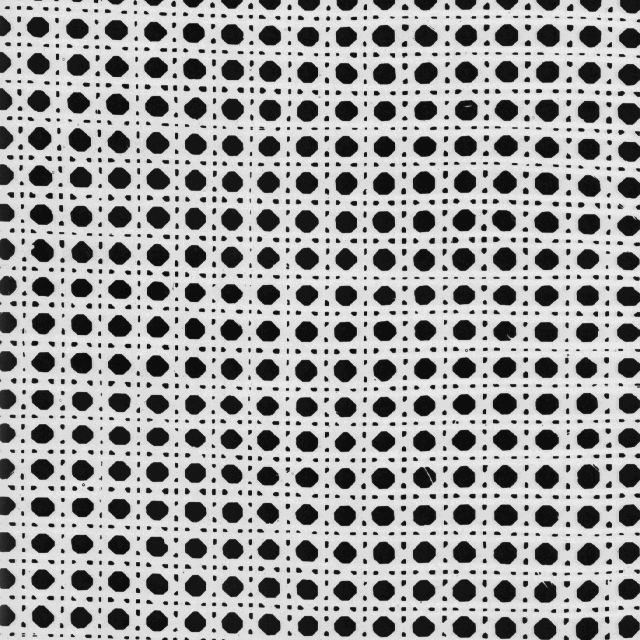
%> input picture material/code/visionbook/15Texture/images/D101.png, 640 x 640 px
$ octave --eval "result = waveletsegdescr(imread('images/D101.png'));"   (GNU Octave 9; MATLAB toolbox functions it lacks are replaced by stand-ins)
%> lines starting %> are read from the running program, lines starting %| are printed output that depends on the picture
function v = waveletsegdescr(im,maxlevel,sigma) ;
% WAVELETSEGDESCR wavelet texture descriptors for segmentation
% CMP   Vision Algorithms http://visionbook.felk.cvut.cz
%
% Usage: v = waveletsegdescr(im,maxlevel,sigma)
% Inputs:
%   im  [m x n]  Input image.
%   maxlevel  (default 3)  The number of multiresolution levels,
%     see waveletdescr.
%   sigma  (default 10)  Standard deviation of the Gaussian
%     filter used for descriptor averaging, in pixels.  Large
%     values result in more reliable classification at the
%     expense of suppressing small details.
% Outputs:
%   v  [k x m x n]  A matrix of feature vectors of length k = 3
%     +1 for each pixel.
% See also: waveletdescr.
%
% Since this function is so similar to waveletdescr, we will
% only comment on the differences here.
%

if nargin<3,
  sigma = 10 ;
end ;

if nargin<2,
  maxlevel = 3 ;
end ;

im = double(im);
[m,n] = size(im);
%> m = 640; n = 640
npix = m*n;
%> npix = 409600

v = zeros( 3*maxlevel+1, m, n ); % an array to store the descriptors

% Prepare the filter h for descriptor averaging.
% Note that h is unitary (has a unit gain).
% The energy in all bands is low-pass filtered by h, with
% symmetric boundary conditions.

h = fspecial( 'gaussian', ceil(3*sigma), sigma );

for i = 1:maxlevel
  l = 2^i;
  if l >= min(m,n),
    error('waveletdescr: image too small for a given number of levels') ;
  end ;
  % filtering in the y direction
  imhy = filterh( im, l );
  imgy = filterg( im, l );
  % filtering in the x direction
  v(3*i-2,:,:) = imfilter( filterg(imgy',l)'.^2, h, 'symmetric' );
  v(3*i-1,:,:) = imfilter( filterh(imgy',l)'.^2, h, 'symmetric' );
  v(3*i,:,:) = imfilter( filterg(imhy',l)'.^2, h, 'symmetric' );
  im = filterh( imhy', l )';
end
%> this loop made 3 passes
%> pass 1, in filterh, `imf = 0.5*[ im ; im(end-1:-1:end-l,:) ] ;`:
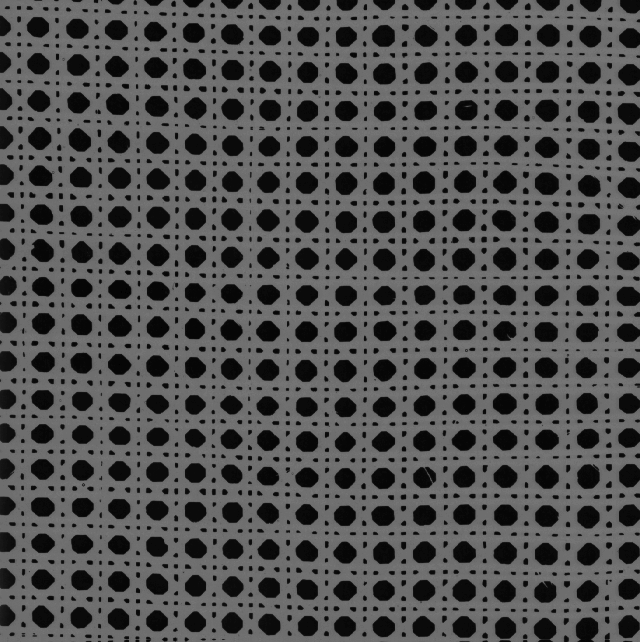
%> imf: size 642x640 double; min 0, max 117, mean 80
%> pass 1, in filterh, `imf = imf(1:end-l,:)+imf(l+1:end,:) ;`:
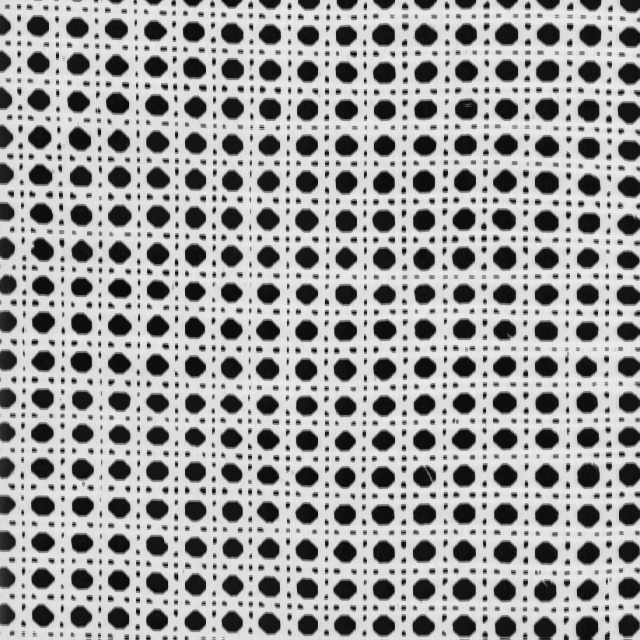
%> imf: size 640x640 double; min 5, max 234, mean 160.1
%> pass 1, in filterg, `imf = imf(l+1:end,:)-imf(1:end-l,:) ;`:
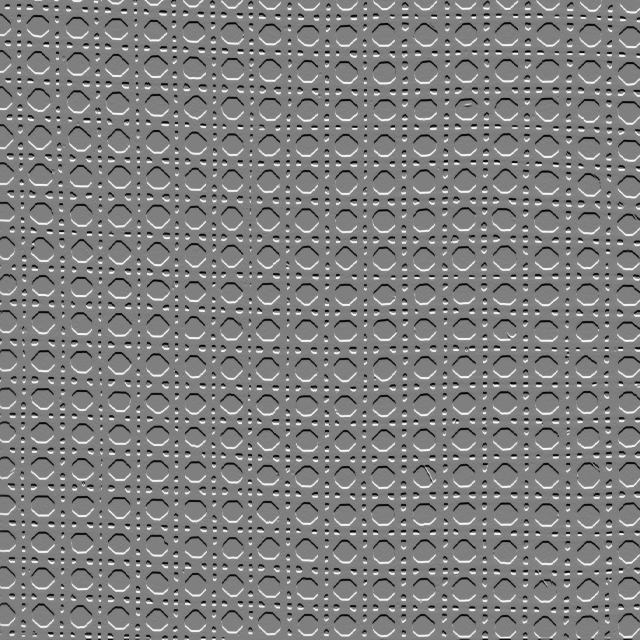
%> imf: size 640x640 double; min -107, max 106.5, mean 0.1; drawn with min black and max white
%> pass 1, in filterg (call 2), `imf = 0.5*[ im ; im(end-1:-1:end-l,:) ] ;`:
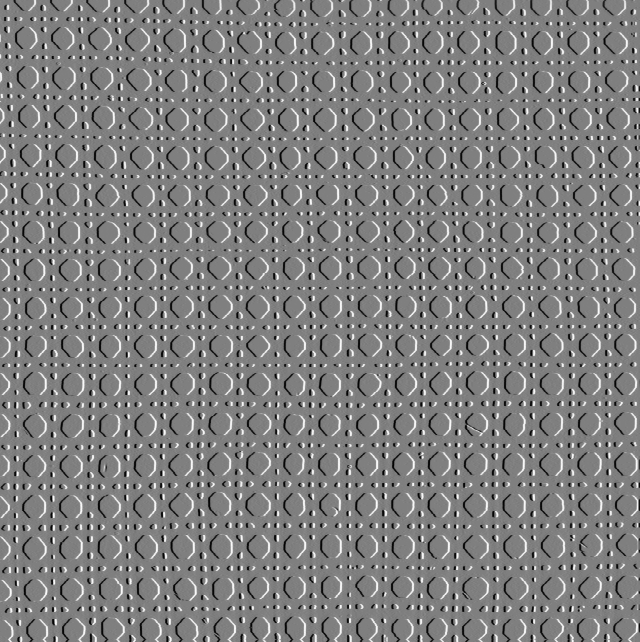
%> imf: size 642x640 double; min -53.5, max 53.25, mean 0.1; drawn with min black and max white

v(end,:,:) = imfilter( im.^2, h, 'symmetric' ); % low-pass band energy

% We have chosen the feature index to be the first index to v
% (instead of the last) even though it is less efficient here
% because it is more appropriate for subsequent processing in
% texturesegmtrain and texturesegm.

function imf = filterh(im,l) ;
  imf = 0.5*[ im ; im(end-1:-1:end-l,:) ] ;
  imf = imf(1:end-l,:)+imf(l+1:end,:) ;

function imf = filterg(im,l) ;
  imf = 0.5*[ im ; im(end-1:-1:end-l,:) ] ;
  imf = imf(l+1:end,:)-imf(1:end-l,:) ;

$ run again, on material/code/visionbook/15Texture/images/D110.png
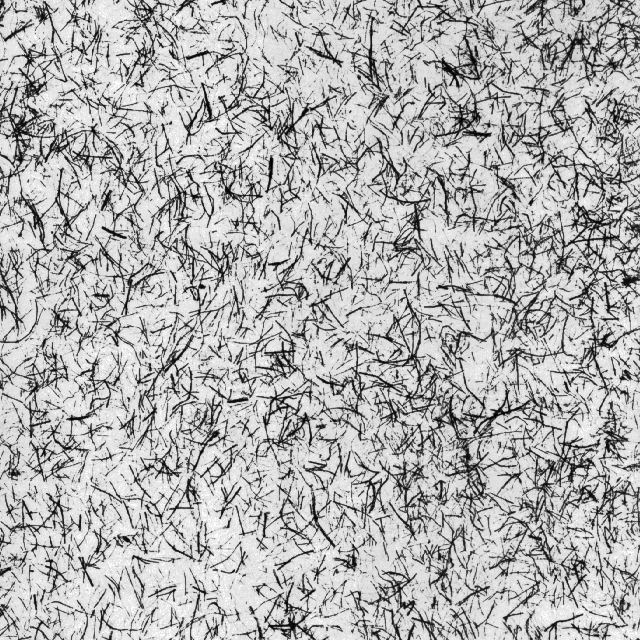
%> input picture material/code/visionbook/15Texture/images/D110.png, 640 x 640 px
%> the loop in waveletsegdescr, `for i = 1:maxlevel` made 3 passes
%> pass 1, in filterg, `imf = imf(l+1:end,:)-imf(1:end-l,:) ;`:
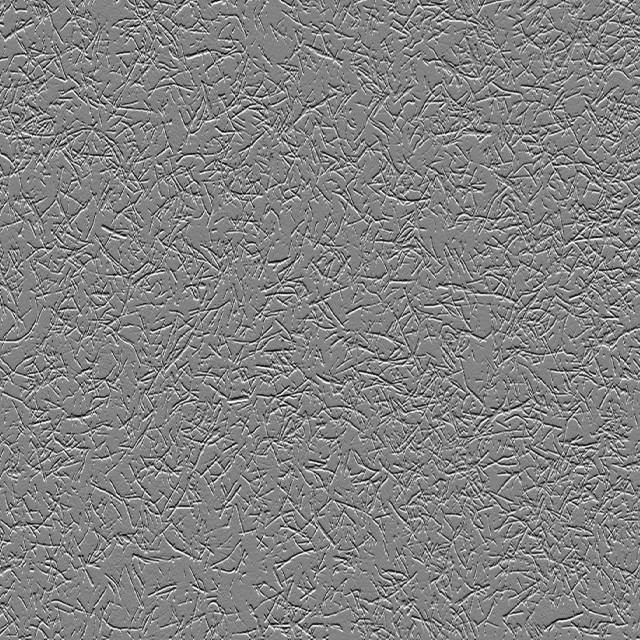
%> imf: size 640x640 double; min -114.5, max 108.5, mean 0; drawn with min black and max white
%> pass 1, in filterg (call 2), `imf = 0.5*[ im ; im(end-1:-1:end-l,:) ] ;`:
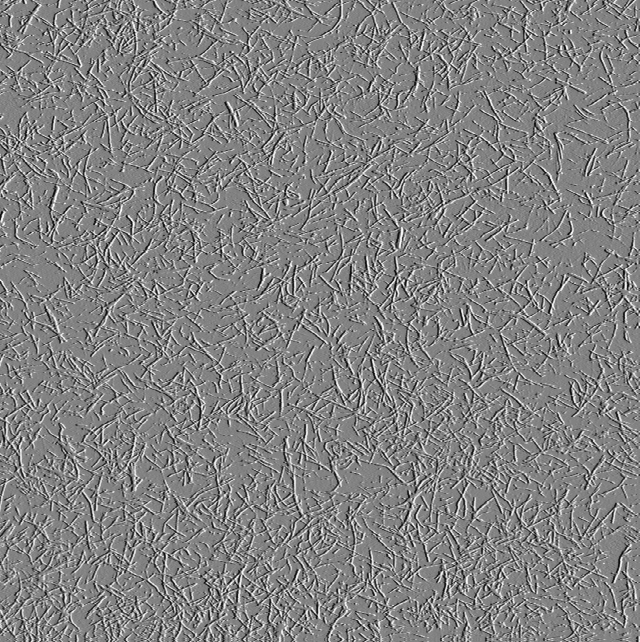
%> imf: size 642x640 double; min -57.25, max 54.25, mean 0; drawn with min black and max white

$ run again, on material/code/visionbook/15Texture/images/D112.png
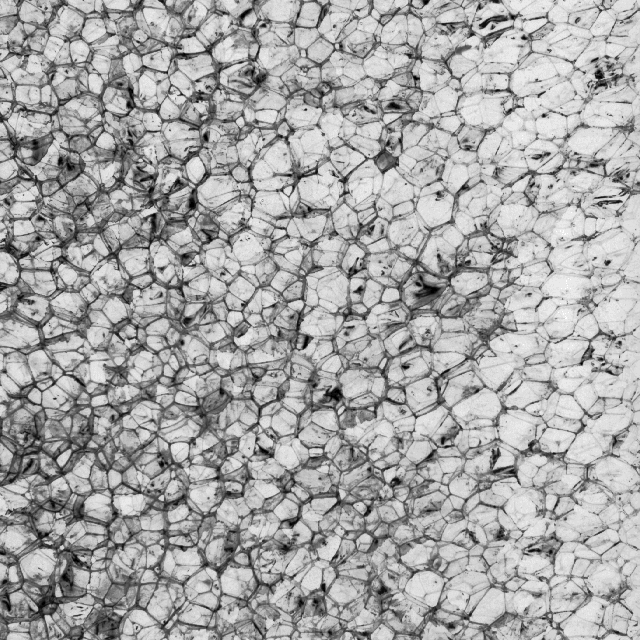
%> input picture material/code/visionbook/15Texture/images/D112.png, 640 x 640 px
%> the loop in waveletsegdescr, `for i = 1:maxlevel` made 3 passes
%> pass 1, in filterh, `imf = 0.5*[ im ; im(end-1:-1:end-l,:) ] ;`:
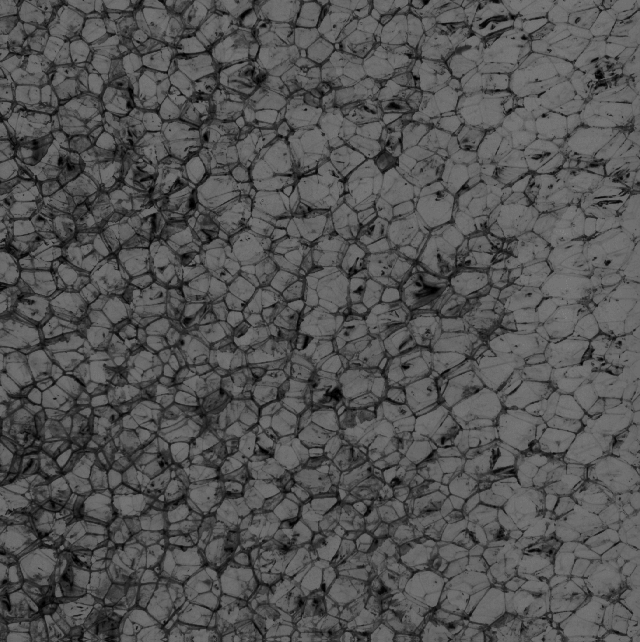
%> imf: size 642x640 double; min 0, max 127.5, mean 83.7
%> pass 1, in filterg (call 2), `imf = 0.5*[ im ; im(end-1:-1:end-l,:) ] ;`:
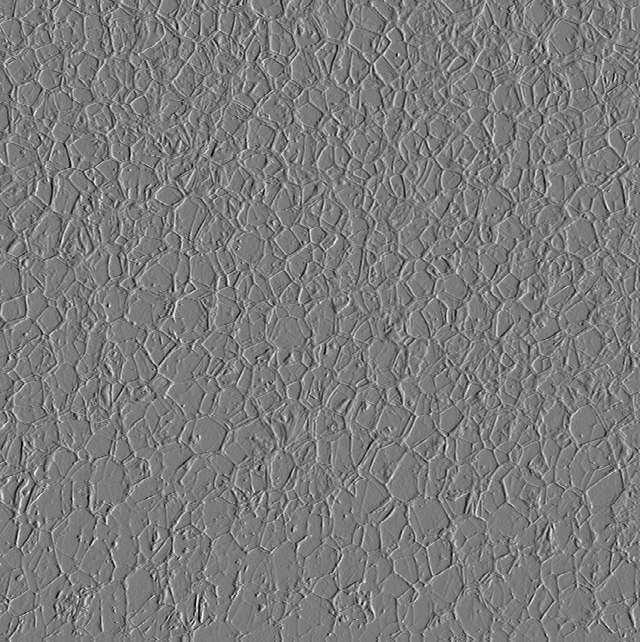
%> imf: size 642x640 double; min -50.25, max 53.25, mean 0; drawn with min black and max white
